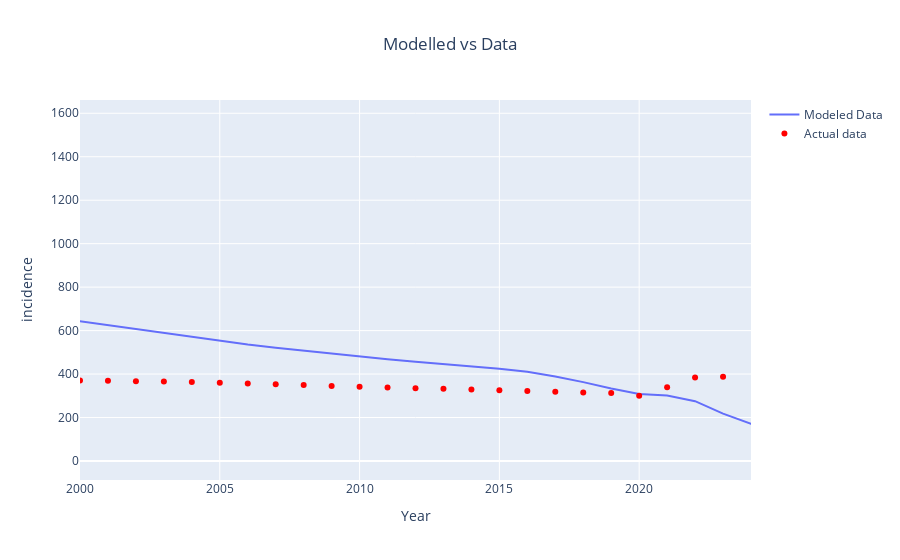

The cell this chart's notebook holds for it:
### Code cell
plot = plot_model_vs_actual(
    outs, all_targets['incidence'], "incidence", "incidence", "Modelled vs Data", "Actual data"
)
plot.update_xaxes(range=[2000, 2024])
plot
#display_plot(plot, f"{file_prefix}_inc_opt", "svg")

### Figure 1 — Plotly figure (JSON) as saved in the notebook; plotly's stock layout.template omitted (floating-point values rounded to 4 significant figures; data arrays with more than 128 entries replaced by an {"elided": "..."} marker saying what was removed)
{"data": [{"mode": "lines", "name": "Modeled Data", "type": "scatter", "x": {"elided": "216 int values"}, "y": {"elided": "216 float values"}}, {"marker": {"color": "red"}, "mode": "markers", "name": "Actual data", "type": "scatter", "x": [2000, 2001, 2002, 2003, 2004, 2005, 2006, 2007, 2008, 2009, 2010, 2011, 2012, 2013, 2014, 2015, 2016, 2017, 2018, 2019, 2020, 2021, 2022, 2023], "y": [370.0, 368.9, 367.5, 365.8, 363.4, 360.1, 356.8, 353.4, 349.2, 345.3, 341.8, 338.3, 335.3, 332.1, 328.6, 325.4, 321.9, 318.7, 315.6, 312.3, 300.5, 339.0, 384.8, 387.6]}], "layout": {"title": {"text": "Modelled vs Data", "x": 0.5}, "xaxis": {"range": [2000, 2024], "title": {"text": "Year"}}, "yaxis": {"title": {"text": "incidence"}}}}
